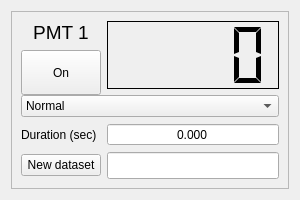
<?xml version="1.0" encoding="UTF-8"?>
<ui version="4.0">
 <class>Form</class>
 <widget class="QWidget" name="Form">
  <property name="geometry">
   <rect>
    <x>0</x>
    <y>0</y>
    <width>300</width>
    <height>200</height>
   </rect>
  </property>
  <property name="sizePolicy">
   <sizepolicy hsizetype="Preferred" vsizetype="Preferred">
    <horstretch>0</horstretch>
    <verstretch>0</verstretch>
   </sizepolicy>
  </property>
  <property name="minimumSize">
   <size>
    <width>300</width>
    <height>200</height>
   </size>
  </property>
  <property name="maximumSize">
   <size>
    <width>300</width>
    <height>200</height>
   </size>
  </property>
  <property name="windowTitle">
   <string>Primary PMT</string>
  </property>
  <layout class="QGridLayout" name="gridLayout">
   <item row="0" column="1">
    <widget class="QFrame" name="frame">
     <property name="minimumSize">
      <size>
       <width>198</width>
       <height>119</height>
      </size>
     </property>
     <property name="maximumSize">
      <size>
       <width>9999999</width>
       <height>99999</height>
      </size>
     </property>
     <property name="frameShape">
      <enum>QFrame::StyledPanel</enum>
     </property>
     <property name="frameShadow">
      <enum>QFrame::Raised</enum>
     </property>
     <layout class="QGridLayout" name="gridLayout_2">
      <property name="sizeConstraint">
       <enum>QLayout::SetDefaultConstraint</enum>
      </property>
      <item row="1" column="1" rowspan="2">
       <widget class="QLCDNumber" name="lcdNumber">
        <property name="sizePolicy">
         <sizepolicy hsizetype="Expanding" vsizetype="Expanding">
          <horstretch>0</horstretch>
          <verstretch>0</verstretch>
         </sizepolicy>
        </property>
        <property name="font">
         <font>
          <pointsize>12</pointsize>
         </font>
        </property>
        <property name="inputMethodHints">
         <set>Qt::ImhFormattedNumbersOnly</set>
        </property>
        <property name="frameShadow">
         <enum>QFrame::Plain</enum>
        </property>
        <property name="smallDecimalPoint">
         <bool>true</bool>
        </property>
        <property name="numDigits">
         <number>4</number>
        </property>
        <property name="segmentStyle">
         <enum>QLCDNumber::Flat</enum>
        </property>
        <property name="value" stdset="0">
         <double>0.000000000000000</double>
        </property>
       </widget>
      </item>
      <item row="2" column="0">
       <widget class="QPushButton" name="pushButton">
        <property name="sizePolicy">
         <sizepolicy hsizetype="Minimum" vsizetype="MinimumExpanding">
          <horstretch>0</horstretch>
          <verstretch>0</verstretch>
         </sizepolicy>
        </property>
        <property name="minimumSize">
         <size>
          <width>45</width>
          <height>45</height>
         </size>
        </property>
        <property name="text">
         <string>On</string>
        </property>
        <property name="checkable">
         <bool>true</bool>
        </property>
        <property name="default">
         <bool>false</bool>
        </property>
        <property name="flat">
         <bool>false</bool>
        </property>
       </widget>
      </item>
      <item row="4" column="0">
       <widget class="QLabel" name="label_2">
        <property name="text">
         <string>Duration (sec)</string>
        </property>
       </widget>
      </item>
      <item row="4" column="1">
       <widget class="QDoubleSpinBox" name="doubleSpinBox">
        <property name="sizePolicy">
         <sizepolicy hsizetype="Expanding" vsizetype="Fixed">
          <horstretch>0</horstretch>
          <verstretch>0</verstretch>
         </sizepolicy>
        </property>
        <property name="alignment">
         <set>Qt::AlignCenter</set>
        </property>
        <property name="buttonSymbols">
         <enum>QAbstractSpinBox::NoButtons</enum>
        </property>
        <property name="keyboardTracking">
         <bool>false</bool>
        </property>
        <property name="prefix">
         <string/>
        </property>
        <property name="suffix">
         <string/>
        </property>
        <property name="decimals">
         <number>3</number>
        </property>
        <property name="maximum">
         <double>1000.000000000000000</double>
        </property>
        <property name="singleStep">
         <double>0.010000000000000</double>
        </property>
       </widget>
      </item>
      <item row="5" column="0">
       <widget class="QPushButton" name="newSet">
        <property name="sizePolicy">
         <sizepolicy hsizetype="Fixed" vsizetype="Fixed">
          <horstretch>0</horstretch>
          <verstretch>0</verstretch>
         </sizepolicy>
        </property>
        <property name="minimumSize">
         <size>
          <width>50</width>
          <height>10</height>
         </size>
        </property>
        <property name="text">
         <string>New dataset</string>
        </property>
       </widget>
      </item>
      <item row="5" column="1">
       <widget class="QLineEdit" name="lineEdit">
        <property name="sizePolicy">
         <sizepolicy hsizetype="Expanding" vsizetype="Fixed">
          <horstretch>0</horstretch>
          <verstretch>0</verstretch>
         </sizepolicy>
        </property>
        <property name="font">
         <font>
          <pointsize>12</pointsize>
         </font>
        </property>
        <property name="alignment">
         <set>Qt::AlignCenter</set>
        </property>
       </widget>
      </item>
      <item row="1" column="0">
       <widget class="QLabel" name="label">
        <property name="font">
         <font>
          <pointsize>14</pointsize>
         </font>
        </property>
        <property name="text">
         <string>PMT 1</string>
        </property>
        <property name="alignment">
         <set>Qt::AlignCenter</set>
        </property>
       </widget>
      </item>
      <item row="3" column="0" colspan="2">
       <widget class="QComboBox" name="comboBox">
        <item>
         <property name="text">
          <string>Normal</string>
         </property>
        </item>
        <item>
         <property name="text">
          <string>Differential</string>
         </property>
        </item>
       </widget>
      </item>
     </layout>
    </widget>
   </item>
  </layout>
 </widget>
 <resources/>
 <connections/>
</ui>
